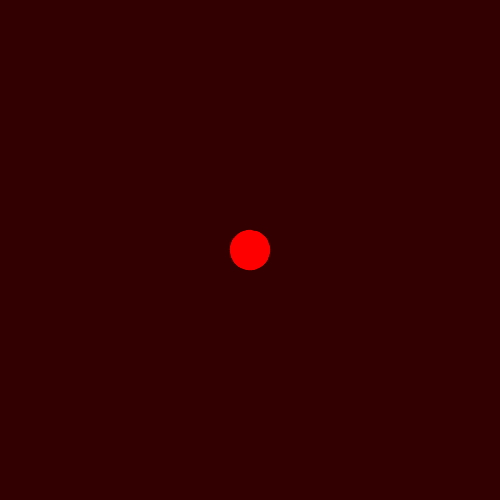
Frame 1 (no input)
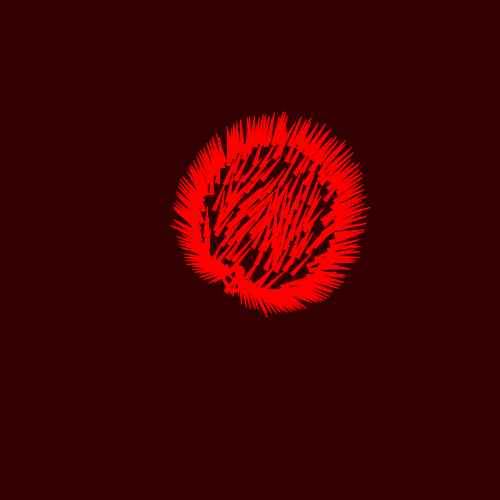
Frame 60 (the mouse pressed at the canvas centre just before this capture)
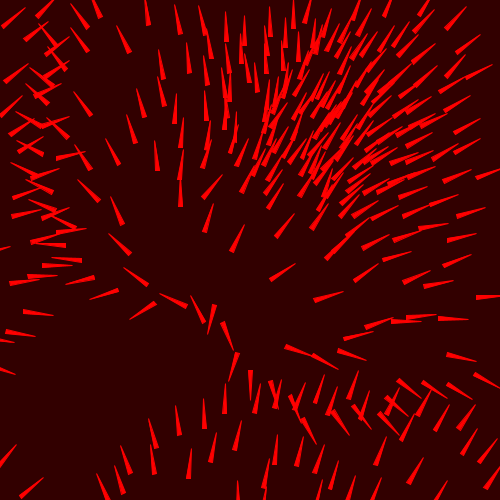
Frame 120 (the mouse held since frame 60 and released just before this capture)

The Processing sketch that drew these frames (run headless with seeded random() and noise(); from frame 60 on, the mouse is pressed at the canvas centre):

// Processing sketch: processing_168498
// ── processing_168498.pde

Flock flock;

void setup() {
  size(500, 500);
  flock = new Flock();
  // Add an initial set of boids into the system
  for (int i = 0; i < 300; i++) {
    flock.addBoid(new Boid(width/2,height/2));
  }
}

void draw() {
  background(50,0,0);
  flock.run();
}

// Add a new boid into the System
void mousePressed() {
  flock.addBoid(new Boid(mouseX,mouseY));
}



// The Boid class

class Boid {

  PVector location;
  PVector velocity;
  PVector acceleration;
  float r;
  float maxforce;    // Maximum steering force
  float maxspeed;    // Maximum speed

    Boid(float x, float y) {
    acceleration = new PVector(0, 0);

    // This is a new PVector method not yet implemented in JS
    // velocity = PVector.random2D();

    // Leaving the code temporarily this way so that this example runs in JS
    float angle = random(TWO_PI);
    velocity = new PVector(cos(angle), sin(angle));

    location = new PVector(x, y);
    r = 2.0;
    maxspeed = 5;
    maxforce = 0.03;
  }

  void run(ArrayList<Boid> boids) {
    flock(boids);
    update();
    borders();
    render();
  }

  void applyForce(PVector force) {
    // We could add mass here if we want A = F / M
    acceleration.add(force);
  }

  // We accumulate a new acceleration each time based on three rules
  void flock(ArrayList<Boid> boids) {
    PVector sep = separate(boids);   // Separation
    PVector ali = align(boids);      // Alignment
    PVector coh = cohesion(boids);   // Cohesion
    // Arbitrarily weight these forces
    sep.mult(1.5);
    ali.mult(1.0);
    coh.mult(1.0);
    // Add the force vectors to acceleration
    applyForce(sep);
    applyForce(ali);
    applyForce(coh);
  }

  // Method to update location
  void update() {
    // Update velocity
    velocity.add(acceleration);
    // Limit speed
    velocity.limit(maxspeed);
    location.add(velocity);
    // Reset accelertion to 0 each cycle
    acceleration.mult(0);
  }

  // A method that calculates and applies a steering force towards a target
  // STEER = DESIRED MINUS VELOCITY
  PVector seek(PVector target) {
    PVector desired = PVector.sub(target, location);  // A vector pointing from the location to the target
    // Scale to maximum speed
    desired.normalize();
    desired.mult(maxspeed);

    // Above two lines of code below could be condensed with new PVector setMag() method
    // Not using this method until Processing.js catches up
    // desired.setMag(maxspeed);

    // Steering = Desired minus Velocity
    PVector steer = PVector.sub(desired, velocity);
    steer.limit(maxforce);  // Limit to maximum steering force
    return steer;
  }

  void render() {
    // Draw a triangle rotated in the direction of velocity
    float theta = velocity.heading2D() + radians(90);
    // heading2D() above is now heading() but leaving old syntax until Processing.js catches up
    
    fill(255,0, 0);
    stroke(255,0,0);
    pushMatrix();
    translate(location.x, location.y);
    rotate(theta);
    beginShape(TRIANGLES);
    vertex(0, -r*5);
    vertex(-r, r*10);
    vertex(r, r*10);
    endShape();
    popMatrix();
  }

  // Wraparound
  void borders() {
    if (location.x < -r) location.x = width+r;
    if (location.y < -r) location.y = height+r;
    if (location.x > width+r) location.x = -r;
    if (location.y > height+r) location.y = -r;
  }

  // Separation
  // Method checks for nearby boids and steers away
  PVector separate (ArrayList<Boid> boids) {
    float desiredseparation = 50.0f;
    PVector steer = new PVector(0, 0, 0);
    int count = 0;
    // For every boid in the system, check if it's too close
    for (Boid other : boids) {
      float d = PVector.dist(location, other.location);
      // If the distance is greater than 0 and less than an arbitrary amount (0 when you are yourself)
      if ((d > 0) && (d < desiredseparation)) {
        // Calculate vector pointing away from neighbor
        PVector diff = PVector.sub(location, other.location);
        diff.normalize();
        diff.div(d);        // Weight by distance
        steer.add(diff);
        count++;            // Keep track of how many
      }
    }
    // Average -- divide by how many
    if (count > 0) {
      steer.div((float)count);
    }

    // As long as the vector is greater than 0
    if (steer.mag() > 0) {
      // First two lines of code below could be condensed with new PVector setMag() method
      // Not using this method until Processing.js catches up
      // steer.setMag(maxspeed);

      // Implement Reynolds: Steering = Desired - Velocity
      steer.normalize();
      steer.mult(maxspeed);
      steer.sub(velocity);
      steer.limit(maxforce);
    }
    return steer;
  }

  // Alignment
  // For every nearby boid in the system, calculate the average velocity
  PVector align (ArrayList<Boid> boids) {
    float neighbordist = 50;
    PVector sum = new PVector(0, 0);
    int count = 0;
    for (Boid other : boids) {
      float d = PVector.dist(location, other.location);
      if ((d > 0) && (d < neighbordist)) {
        sum.add(other.velocity);
        count++;
      }
    }
    if (count > 0) {
      sum.div((float)count);
      // First two lines of code below could be condensed with new PVector setMag() method
      // Not using this method until Processing.js catches up
      // sum.setMag(maxspeed);

      // Implement Reynolds: Steering = Desired - Velocity
      sum.normalize();
      sum.mult(maxspeed);
      PVector steer = PVector.sub(sum, velocity);
      steer.limit(maxforce);
      return steer;
    } 
    else {
      return new PVector(0, 0);
    }
  }

  // Cohesion
  // For the average location (i.e. center) of all nearby boids, calculate steering vector towards that location
  PVector cohesion (ArrayList<Boid> boids) {
    float neighbordist = 100;
    PVector sum = new PVector(0, 0);   // Start with empty vector to accumulate all locations
    int count = 0;
    for (Boid other : boids) {
      float d = PVector.dist(location, other.location);
      if ((d > 0) && (d < neighbordist)) {
        sum.add(other.location); // Add location
        count++;
      }
    }
    if (count > 0) {
      sum.div(count);
      return seek(sum);  // Steer towards the location
    } 
    else {
      return new PVector(0, 0);
    }
  }
}




// The Flock (a list of Boid objects)

class Flock {
  ArrayList<Boid> boids; // An ArrayList for all the boids

  Flock() {
    boids = new ArrayList<Boid>(); // Initialize the ArrayList
  }

  void run() {
    for (Boid b : boids) {
      b.run(boids);  // Passing the entire list of boids to each boid individually
    }
  }

  void addBoid(Boid b) {
    boids.add(b);
  }

}
